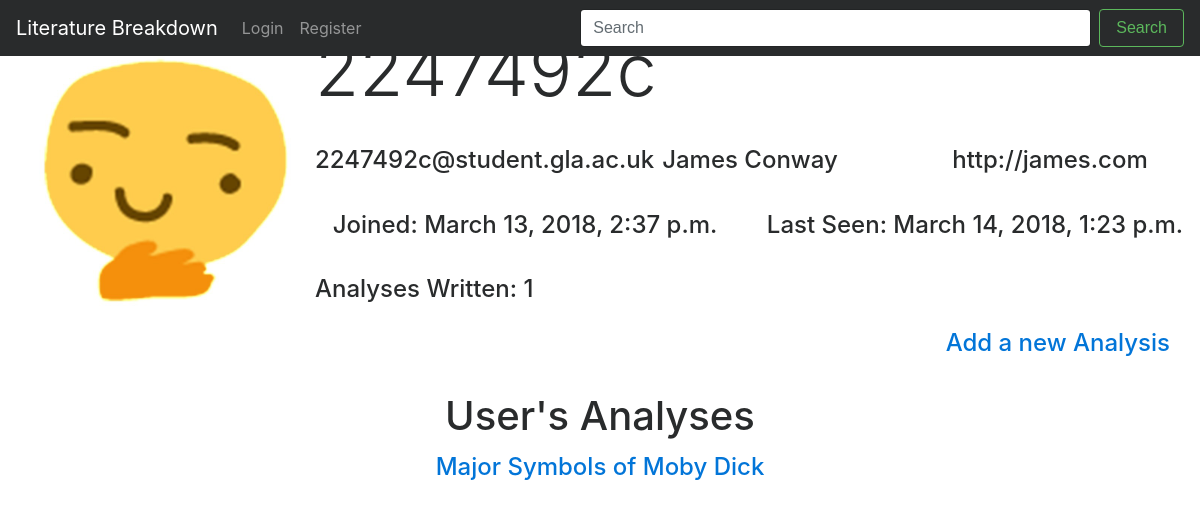
Before: /literaturebreakdown/profile/2247492c/ with the older database file.
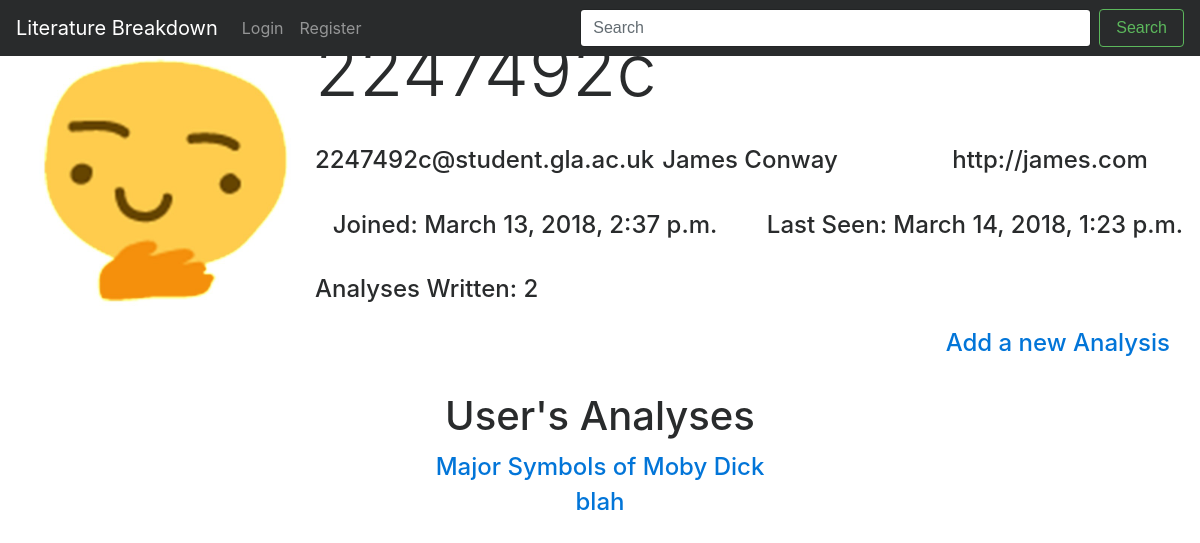
After: the same page with the newer database file.
### lit/models.py (models this page shows, shortened)
class Article(models.Model):
    author = models.ForeignKey(UserProfile)
    date_published = models.CharField(max_length=8, unique=False)
    book = models.CharField(max_length=128, unique=False)
    views = models.IntegerField(default=0)
    title = models.CharField(max_length=128)
    analysis = models.CharField(max_length=2500, unique=False)
    category = models.CharField(max_length=50)
    slug = models.SlugField()
    img = models.ImageField(upload_to='profile_images', blank=True)
    rating = models.FloatField(max_length=5.0, default=0.0)
    book_author = models.CharField(max_length=128, default="")
    book_published = models.CharField(max_length=128, default="")

### lit/views.py (the view, shortened to what this page needs)
# urls.py: url(r'^profile/(?P<username>[\w\-]+)/$', views.profile, name='profile'),    url(r'^add-article/(?P<username>[\w\-]+)/$', views.add_article, name='add_article'),
def profile(request, username):
    try:
        user = User.objects.get(username=username)
    except User.DoesNotExist:
        return redirect('index')
    userprofile = UserProfile.objects.get_or_create(user=user)[0]
    articles = Article.objects.filter(author=userprofile)
    form = UserProfileForm({'website': userprofile.website, 'picture': userprofile.picture})
    return render(request, 'lit/profile.html', {'userprofile': userprofile, 'numb_articles': len(articles),
                                                'selecteduser': user, 'articles': articles, 'form': form})

### lit/forms.py
class UserProfileForm(forms.ModelForm):
    class Meta:
        model = UserProfile
        fields = ('website', 'name', 'picture',)

### templates/lit/profile.html (shortened to what this page needs)
<!DOCTYPE html>
{% extends 'lit/base.html' %}
{% load staticfiles %}
{% block body_block %}
	<div class="row" style="padding-top:30px;">
		<div class="col-md-3">
			{% if userprofile.picture %}
			<img src="{{ MEDIA_URL }}{{ userprofile.picture }}"
				 width="300"
				 height="300"
				 alt={{ user.username }} />
			{% else %}
			<img src="http://lorempixel.com/300/300/people/"
				 width="300"
				 height="300"
				 alt={{ user.username }} />
			{% endif %}
		</div>
		<div class="col-md-9">
			<div class="row">
				<div class="col-md-10"><h1 class="display-3">{{ selecteduser.username }}</h1></div>
			</div>
			<div class="row" style="padding-top:30px;">
				<div class="col-md-4"><h4 style="text-align: center">{{ selecteduser.email }}</h4></div>
				<div class="col-md-4"><h4 style="text-align: center">{{ selecteduser.first_name }} {{ selecteduser.last_name }}</h4></div>
				<div class="col-md-4"><h4 style="text-align: center">{{ userprofile.website }}</h4></div>
			</div>
			<div class="row" style="padding-top:30px;">
				<div class="col-md-6"><h4 style="text-align: center">Joined: {{ selecteduser.date_joined }}</h4></div>
				<div class="col-md-6"><h4 style="text-align: center">Last Seen: {{ selecteduser.last_login }}</h4></div>
			</div>
			<div class="row" style="padding-top:30px;">
				<div class="col-md-12"><h4>Analyses Written: {{ numb_articles }}</h4></div>
			</div>
		</div>
	</div>
	<div class="col-md-12">
		<h4 style="text-align: right"><a href="{% url 'add_article' user.username %}">Add a new Analysis</a></h4>
	</div>
	{% if articles %}
	<div style="padding-top:30px;">
		<h1 style="text-align:center">User's Analyses</h1>
		<p>
			{% for article in articles %}
			<h4 style="text-align: center"><a href="{% url 'show_article' article.slug %}">{{ article.title }}</a></h4>
			{% endfor %}
		</p>
	</div>
	{% endif %}
{% endblock %}

Changed rows visible on the page:
added Article: title "blah"
Other visible differences:
{{ numb_articles }}: "1" → "2"
